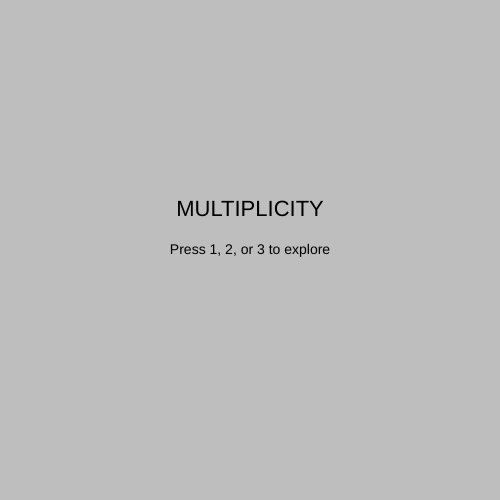
Frame 1 (no input)
Frame 60 (no input): identical to frame 1, image omitted
Frame 120 (the mouse pressed at the canvas centre since frame 60): identical to frame 1, image omitted

The p5.js sketch that drew this single still picture (run headless with seeded random() and noise() and a simulated clock; from frame 60 on, the mouse is pressed at the canvas centre):

// p5.js sketch
// ── sketch.js
//    ALIX A      //
// "MULTIPLICITY" //
// MIDTERM WIP

let state = 0; // 0 = menu, 1/2/3 = stages

// shared variables
let scaleFactor = 1;
let pieces = 6;
let r, g, b;
let changeTimer = 0;

function setup() {
  createCanvas(500, 500);

  // initial color
  r = random(220,255);
  g = random(40,180);
  b = random(0,60);
}

function draw() {
  background(190);

  // SWITCHING
  if (state === 0) {
    drawMenu();
  } else if (state === 1) {
    drawState1();
  } else if (state === 2) {
    drawState2();
  } else if (state === 3) {
    drawState3();
  }
}

// ---------------- MENU ----------------
function drawMenu() {
  fill(0);
  textAlign(CENTER, CENTER);

  textSize(22);
  text("MULTIPLICITY", width/2, height/2 - 40);

  textSize(14);
  text("Press 1, 2, or 3 to explore", width/2, height/2);

}

// ---------------- 1 ----------------
function drawState1() {
  translate(width/2, height/2);

  strokeWeight(0.5);
  stroke(200);

  fill(255, 0, 0, 140);
  circle(0,0,45);

  fill(120, 0, 0, 180);
  circle(0,0,35);

  fill(255, 80, 0, 130);
  circle(0,0,25);

  fill(255, 200, 0, 120);
  triangle(0,-7, -7,0, -15,-15);
  triangle(0,-7, 7,0, 15,-15);
  triangle(7,0, 0,7, 15,15);
  triangle(0,7, -7,0, -15,15);

  fill(255, 0, 0, 140);
  circle (0,0,15);


}

// ---------------- 2 ----------------
//(growth / motion)
function drawState2() {
  translate(width/2, height/2);

  scaleFactor += 0.001;

  scale(scaleFactor);
  rotate(mouseX * 0.02);

  strokeWeight(0.5);
  stroke(200);

  fill(255, 0, 0, 140);
  circle(0,0,45);

  fill(120, 0, 0, 180);
  circle(0,0,35);

  fill(255, 80, 0, 130);
  circle(0,0,25);

  fill(255, 200, 0, 120);
  triangle(0,-7, -7,0, -15,-15);
  triangle(0,-7, 7,0, 15,-15);
  triangle(7,0, 0,7, 15,15);
  triangle(0,7, -7,0, -15,15);

  fill(255, 0, 0, 140);
  circle (0,0,15);


}

// ---------------- 3 ----------------
//complex
function drawState3() {
  translate(width/2, height/2);

  scaleFactor += 0.001;
  rotate(mouseX * 0.02);

  changeTimer++;
  if (changeTimer > 25) {
    r = random(220,255);
    g = random(40,180);
    b = random(0,60);
    changeTimer = 0;
  }

  if (mouseY < height/2) {
    r = min(r + 3, 255);
  } else {
    g = max(g - 5, 0);
  }

  for (let i = 0; i < pieces; i++) {
    rotate(TWO_PI / pieces);

    push();
    scale(scaleFactor);

    strokeWeight(0.5);
    stroke(255);

    fill(r, g, b, 140);
    circle(0,0,45);

    fill(r*0.7, g*0.5, b, 180);
    circle(0,0,35);

    fill(255, g, 0, 130);
    circle(0,0,25);

    fill(255, g+40, 0, 120);

    triangle(0,-7, -7,0, -15,-15);
    triangle(0,-7, 7,0, 15,-15);
    triangle(7,0, 0,7, 15,15);
    triangle(0,7, -7,0, -15,15);

    fill(255,0,0,140);
    circle (0,0,15);

    pop();
  }

}


function keyPressed() {
  if (key === '1') state = 1;
  if (key === '2') state = 2;
  if (key === '3') state = 3;
  if (key === '0') state = 0;

  //only for 2 & 3
  if (keyCode === UP_ARROW) {
    scaleFactor += 0.1;
  } else if (keyCode === DOWN_ARROW) {
    scaleFactor -= 0.1;
  } else if (state === 3) {
    pieces = int(random(5,10));
  }
}
